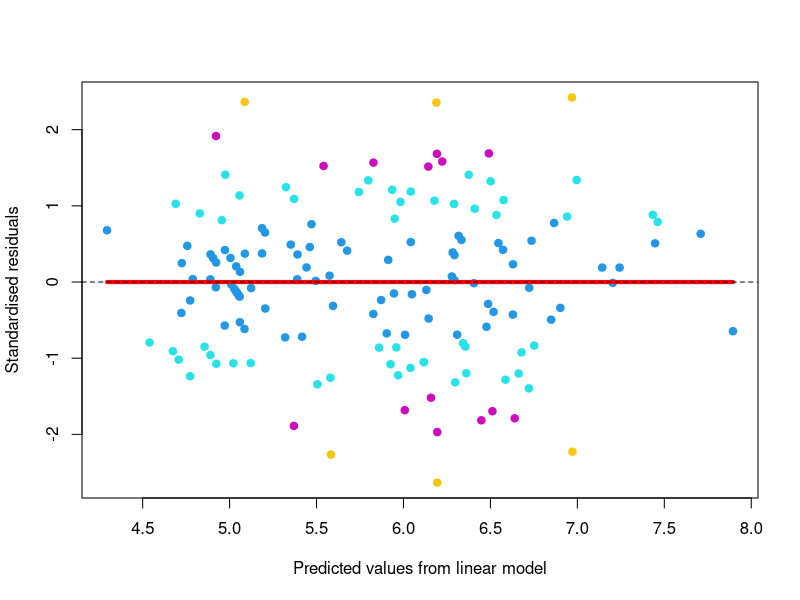
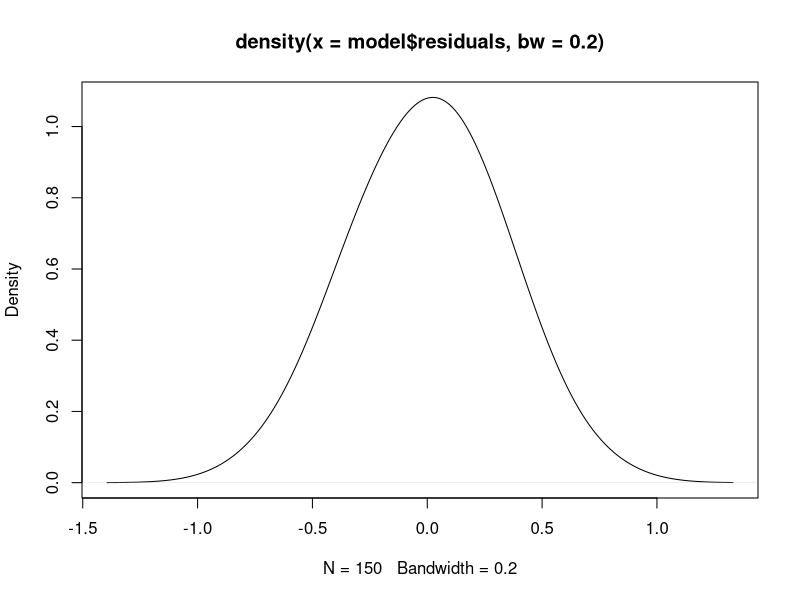

These figures' R source, in order:
ols <- function(formula, data, weights = NULL) {
  tryCatch({
    
    if (missing(data)) {
      X <- model.matrix(formula)
      Y <- model.frame(formula) |> model.response()
      data = model.frame(formula)
    } else {
      X <- model.matrix(formula, data = data)
      Y <- model.frame(formula, data = data) |> model.response()
    }
    
    if (!is.null(weights)) {
      W <- diag(weights)
      Coefficients <- solve(t(X) %*% W %*% X) %*% t(X) %*% W %*% as.matrix(Y)
    } else {
      Coefficients <- solve(t(X) %*% X) %*% t(X) %*% as.matrix(Y)
    }
    
    Coefs <- as.vector(Coefficients); names(Coefs) <- rownames(Coefficients)
    
    # Create a list with a structure similar to lm output
    result <- list(
      designMatrix = X,
      coefficients = Coefs,
      weights = weights,
      response = as.vector(Y),
      residuals = as.vector(Y - X %*% Coefficients),
      fitted.values = as.vector(X %*% Coefficients),
      call = match.call(),
      terms = terms(formula, data = data),
      qr = as.list(qr(X)),
      rank = qr(X)$rank,
      df.residual = length(Y) - qr(X)$rank,
      contrasts = NULL,  # You can modify this part based on your needs
      xlevels = NULL     # You can modify this part based on your needs
    )
    
  }, error = function(e) {
    print(e)
  })
  
  structure(class = "ols", result)
}

# Weighted Least Squares (WLS) function
wls <- function(formula, data, weights) {
  ols(formula, data, weights)
}

# Example usage:
# wls_result <- wls(y ~ x1 + x2, data = your_data_frame, weights = your_weights_vector)


print.ols <- function(model) {
  cat("\nCall:\n", deparse(model$call), "\n")
  cat("\nCoefficients:\n")
  print(model$coefficients |> round(4), quote = FALSE)
}

plot.ols <- function(model,...) {
  
  plot(model$fitted.values, scale(model$residuals),
       col = (abs(model$residual)+2)^2 , pch=19,
       ylab = "Standardised residuals",
       xlab = "Predicted values from linear model")
  lin <- ols(model$residuals ~ model$fitted)
  df <- data.frame(X = model$fitted.values,
                   Y = lin$fitted.values)
  df <- df[order(df$X),]
  lines(df$X,df$Y,col = "red", lwd=4)
  abline(h = 0,lty=2)
  
  plot(density(model$residuals, bw=0.2),...)
  
  rm(df); rm(lin)
  
}

summary.ols <- function(model) {
  
  errorVariance <- sum(model$residuals ^2) / model$df.residual
  cov_scaled <- 
    if (is.null(model$weights)) {
      # OLS covariance matrix
      errorVariance * solve(t(model$designMatrix) %*% model$designMatrix)
    } else {
      # WLS covariance matrix
      weightMatrix <- diag(model$weights)
      weightedMSE <- sum(model$weights * model$residuals^2) / model$df.residual
      errorVariance <- weightedMSE
      errorVariance * solve(t(model$designMatrix) %*% weightMatrix %*% model$designMatrix)
    }
  
  
  VAR <- cov_scaled |> diag()
  SE <- sqrt(VAR)
  
  T_stat <- model$coefficients/ SE
  p_values <- 2*pt(-abs(T_stat),df = model$df.residual)
  
  Mat <- cbind(model$coefficients,SE,T_stat,p_values) 
  
  
  
  summar <- list()
  
  summar$coefficients <- Mat
  summar$call <- model$call
  
  summar$sigma <- sqrt(errorVariance)
  summar$cov_scaled <- cov_scaled
  
  colnames(summar$coefficients) <- c("Estimate","Std. Err","T value","Pr(> |t|)")
  
  class(summar) <- "summary.ols"
  
  return (summar)
   
}

formulate <- function(response, predictors) {
  return(paste(response,"~",paste(predictors,collapse = "+")) |> as.formula())
}

print.summary.ols <- function(modelSummary) {
  cat("\nCall:\n", deparse(modelSummary$call), "\n\n")
  cat("Coefficients:\n")

  p_values <- modelSummary$coef[,4]
  Significance <- ifelse(p_values <= 0.001, "***",
                   ifelse(p_values <= 0.01, "**", 
                          ifelse(p_values <= 0.05, "*", 
                                 ifelse(p_values < 0.1, ".", "") ) ) ) 
  
  TAB <- cbind(modelSummary$coef |> round(4),Significance)
  TAB[,4] <- ifelse(TAB[,4] == 0, "<.0001",TAB[,4])
  
  TAB[,1:3] <- sapply(TAB[,1:3], function(x) {
                    ifelse(as.numeric(x) > 0,paste0(" ",x),x)
                })
  print(TAB, quote = FALSE)
}

vcov.ols <- function(model) {
  errorVariance <- sum(model$residuals ^2) / model$df.residual
  VAR <- errorVariance * t(model$designMatrix) %*% model$designMatrix |> solve() 
  return (VAR)
}

vcov.summary.ols <- function(Summary) {
  print(Summary$cov_scaled)
}

confint.ols <- function(model, alpha = 0.05) {
  summar <- summary(model)
  mat <- cbind( coef(model) + qt(alpha/2,df = model$df.residual) *  summar$coef[,2],
                coef(model) - qt(alpha/2,df = model$df.residual) *  summar$coef[,2] )
  colnames(mat) <- c("2.5%","97.5%")
  
  mat
}

# Example usage of ols function

mod <- ols(Sepal.Length ~ ., data = iris)
mod
lin <- lm(Sepal.Length ~ ., data = iris)
lin

plot(mod)
summary(mod)

wls <- ols(Sepal.Length ~ ., data = iris, weights = c(rep(1,100),rep(3.5,50)))
lin_wls <- lm(Sepal.Length ~ ., data = iris, weights = c(rep(1,100),rep(3.5,50)))

